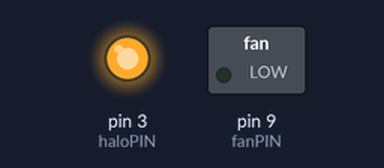
A sketch run on a simulated Arduino Uno, built with avr-gcc and run on an emulated ATmega328P. On the bench: switched loads named in the sketch (green lamp = pin HIGH), output pins drawn as LEDs (lit = HIGH). What the sketch prints to the serial monitor is not drawn.

Above: at 2.8 s.
At 19.7 s:
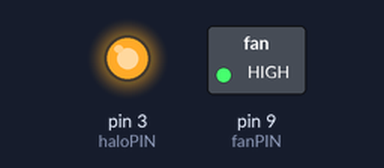
Timing chart, 0 to 26.5 s (numbered marks = the images above):
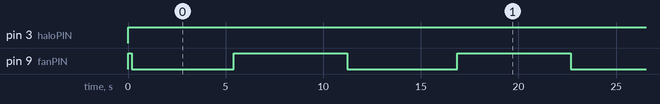

Measured:
- by itself, pin 3 (haloPIN): LOW → HIGH at 0.00 s
- by itself, pin 9 (fanPIN): repeats every 11.0 s: LOW 5.2 s, HIGH 5.8 s
- by itself, everything shown: repeats every 23.1 s, in 4 steps

The sketch:

TUBA.ino
```cpp
#include <DS18B20.h>
#include <OneWire.h>

#define sensorPIN 2
#define fanPIN 9
#define haloPIN 3

int preffered_temp = 38;
byte address[8] = {0x28, 0x6E, 0x7D, 0x24, 0x6, 0x0, 0x0, 0xE0};

double osc = 20;
double kp = 2*osc; double ki = 1.5*osc; double kd = ki/5;

double PID_p = 0;
double PID_i = 0;
double PID_d = 0;
int fanSpeed = 0;
float PID_error = 0;
float previous_error = 0;
float elapsedTime, Time, timePrev;
int PID_value;

OneWire onewire(sensorPIN);
DS18B20 sensors(&onewire);

void setup()
{
  pinMode(fanPIN, OUTPUT);
  pinMode(haloPIN, OUTPUT);

  Serial.begin(9600);

  sensors.begin();
  sensors.request(address);
}

void loop() {
  analogWrite(haloPIN, 255);

  float temperature = sensors.readTemperature(address);

  PID_error = preffered_temp - temperature;
  PID_p = kp * PID_error;
  if(-3 < PID_error < 3)
  {
    PID_i = PID_i + (ki * PID_error);
  }
  timePrev = Time;
  Time = millis();
  elapsedTime = (Time - timePrev) / 1000;
  PID_d = kd*((PID_error - previous_error)/elapsedTime);
  PID_value = PID_p + PID_i + PID_d;
  if(PID_value < 0)
  {
    PID_value = 0;
  }
  if(PID_value > 255)
  {
    PID_value = 255;
  }
  previous_error = PID_error;

  analogWrite(fanPIN,  255 - PID_value);
  Serial.println(temperature);
  sensors.request(address);
  delay(200);

}
```
